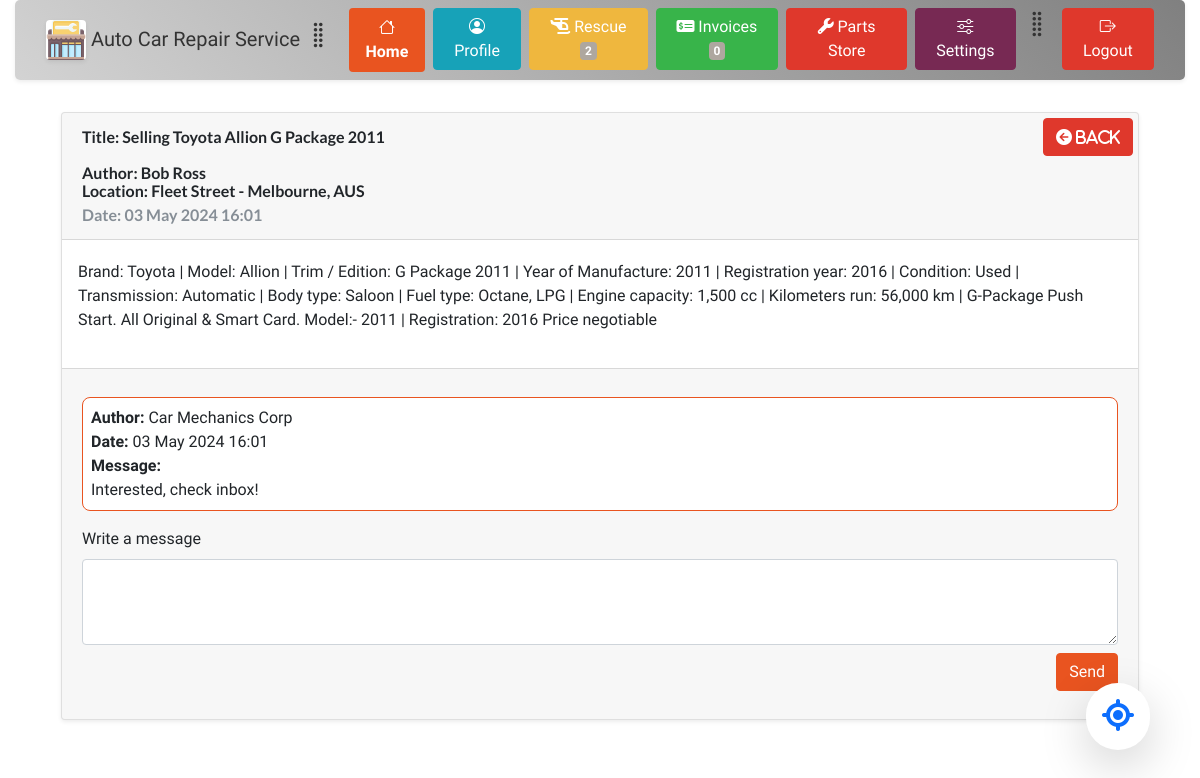
The page /dashboard/pages/post_replies.php?post_id=1 (signed in) on the database its author committed.
### tables this page shows
CREATE TABLE post_issues (
                            id int PRIMARY KEY AUTO_INCREMENT,   
                            user_id char(12) NOT NULL,
                            post_title LONGTEXT NOT NULL,
                            post_content LONGTEXT,
                            city_id int,
                            address varchar(255),
                            date_time TIMESTAMP NULL DEFAULT CURRENT_TIMESTAMP,
                             
                            CONSTRAINT post_user FOREIGN KEY (user_id) REFERENCES user_accounts(id),
                            CONSTRAINT post_city FOREIGN KEY (city_id) REFERENCES cities(id)
);

CREATE TABLE cities (
                        id int PRIMARY KEY AUTO_INCREMENT,
                        name varchar(35) NOT NULL,
                        country_code char(3) NOT NULL,
                        district varchar(20) NOT NULL,
                        CONSTRAINT cities_country_code FOREIGN KEY (country_code) REFERENCES countries(code)
);

CREATE TABLE post_answers (
                             id int PRIMARY KEY AUTO_INCREMENT,  
                             post_id int NOT NULL,
                             user_id char(12) NOT NULL,
                             content LONGTEXT,
                             datetime TIMESTAMP DEFAULT CURRENT_TIMESTAMP,
                             CONSTRAINT answer_post FOREIGN KEY (post_id) REFERENCES post_issues(id),
                             CONSTRAINT answer_user FOREIGN KEY (user_id) REFERENCES user_accounts(id)
);

### site_variables.php (called while the page is built, shortened)
<?php
(require_once (ROOT_DIR . DIRECTORY_SEPARATOR . 'database' . DIRECTORY_SEPARATOR . 'connection.php')) or die("Connection related file not found");
function b5_theme_link() : string {
    return  relativePath(ROOT_DIR . DIRECTORY_SEPARATOR . "precompiled" . DIRECTORY_SEPARATOR . $GLOBALS['USER_THEME'] . DIRECTORY_SEPARATOR . "bootstrap-color.min.css");
}
function relativePath($absolutePath, $separator = DIRECTORY_SEPARATOR) : string {
    if($absolutePath === ROOT_DIR) return '';
    $path = explode($separator, $absolutePath);
    $uri = explode('/', $_SERVER['REQUEST_URI']);
    $root = explode($separator, ROOT_DIR);
    $fileName = null;
    array_splice($path, 0, 1);
    array_splice($uri, 0, 1);
    array_splice($root, 0, 1);
	$temp = $uri[count($uri) - 1];
	$temp = explode('.', $temp);
	if(count($temp) > 0)  {
		array_pop($uri);
	}
    while(count($path) > 0 && end($path) == '') {
        array_pop($path);
    }
    if(is_file($absolutePath)) {
        $fileName = end($path);
        array_pop($path);
    }
    for($i = 0; $i < count($path) && $i < count($root); $i++) {
        if($root[$i] !== $path[$i]) {
            $index = $i;
            break;
        }
    }
    array_splice($path, 0, $i - 1);
    $index = -1;
    for($i = 0; $i < count($path); $i++) {
        if($uri[0] === $path[$i]) {
            $index = $i;
            break;
        }
    }
    if($index > 0) {
        array_splice($path, 0, $i);
    }
	$index = -1;
    for($i = 0; $i < count($uri); $i++) {
        if($uri[$i] === $path[0]) {
            $index = $i;
            break;
        }
    }
    if(implode($separator, $path) === implode($separator, $uri)) return '';
    $index = -1;
    for($i = 0; $i < count($path) && $i < count($uri); $i++) {
        if($uri[$i] === $path[$i]) {
            $index = $i;
        }
        else break;
    }
    if($index >= 0) {
        array_splice($path, 0, $i);
        array_splice($uri, 0, $i);
    }
    $out = '';
    for($i = 0; $i < count($uri); $i++) {
        $out .= ('..' . $separator);
    }
    $out .= implode($separator, $path);
    if(!str_ends_with($out, $separator) && !empty($out)) $out .= $separator;
    if(!empty($fileName)) $out .= $fileName;
    return str_replace('\\', '/', $out);
}
function relativePathSystem(string $path) : ?string {
    $out = relativePath($path);
    return $out;
}

### database/connection.php (called while the page is built, shortened)
<?php
	class connection {
        function connect() : void {
			$str = 'mysql:host='.CONN_INFO['HOST'].';dbname='.CONN_INFO['DBNAME'].';charset=utf8mb4;';
			$opts = [PDO::ATTR_ERRMODE => PDO::ERRMODE_EXCEPTION, PDO::ATTR_DEFAULT_FETCH_MODE => PDO::FETCH_BOTH];
			try {
				$this->pdo = new PDO($str, CONN_INFO['USERNAME'], CONN_INFO['PASSWORD'], $opts);
			}
			catch (PDOException $e) {
				throw new PDOException($e->getMessage(), $e->getCode());
			}
		}
        function getSinglePost(int $post_id) : ?array {
            $sql = 'SELECT A.id as post_id, A.user_id AS user_id, A.post_title AS title, A.post_content AS content, A.address AS address, B.name AS city, B.country_code AS country_code, A.date_time AS date FROM post_issues AS A JOIN cities AS B ON A.city_id = B.id WHERE A.id = ? LIMIT 1';
            $this->pdo->setAttribute(PDO::ATTR_DEFAULT_FETCH_MODE, PDO::FETCH_ASSOC);
            $stmt = $this->pdo->prepare($sql);
            $res = $stmt->execute([$post_id]);
            $arr = $stmt->fetchAll();
            foreach ($arr as $key => $row) {
                $author = $this->getUserNameTitle($row['user_id']);
                $arr[$key]['author'] = $author;
            }
            return reset($arr);
        }
        function getUserNameTitle(string $user_id) : ?string {
            $sql = 'SELECT customer_id, business_id FROM user_accounts WHERE id = ? LIMIT 1';
            $this->pdo->setAttribute(PDO::ATTR_DEFAULT_FETCH_MODE, PDO::FETCH_NUM);
            $stmt = $this->pdo->prepare($sql);
            $stmt->execute([$user_id]);
            $row = $stmt->fetch();
            if(is_null($row[1])) {
                $sql = 'SELECT name, lastname FROM customers_info WHERE id = ? LIMIT 1';
                $stmt = $this->pdo->prepare($sql);
                $stmt->execute([$row[0]]);
                $res = $stmt->fetch();
                return $res[0] . " " . $res[1];
            }
            else {
                $sql = 'SELECT company_name FROM businesses_info WHERE id = ? LIMIT 1';
                $stmt = $this->pdo->prepare($sql);
                $stmt->execute([$row[1]]);
                $arr = $stmt->fetch();
                return reset($arr);
            }
        }
        function getPostReplies(int $post_id) : ?array{
            $sql = 'SELECT id, post_id, user_id, content, datetime AS date FROM post_answers WHERE post_id = ?';
            $this->pdo->setAttribute(PDO::ATTR_DEFAULT_FETCH_MODE, PDO::FETCH_ASSOC);
            $stmt = $this->pdo->prepare($sql);
            if(!$stmt->execute([$post_id])) {
                return null;
            }
            $arr = $stmt->fetchAll();
            foreach ($arr as $key => $row) {
                $author = $this->getUserNameTitle($row['user_id']);
                $arr[$key]['author'] = $author;
            }
            return $arr;
        }
		private ?PDO $pdo = null;
	}

### dashboard/pages/post_replies.php (the view, shortened to what this page needs)
<?php
if(!isset($GLOBALS['WEBSITE_VARS'])) {
    (require_once (ROOT_DIR . DIRECTORY_SEPARATOR . 'site_variables.php')) or die("Variables file not found");
}
$post_id = $_GET['post_id'];
if(empty($post_id)) {
    $errorMsg = "Content not found!";
    exit("Page not found!");
}
else {
    $social_posts_array = CONNECTION->getSinglePost($post_id);
}
?>
<!DOCTYPE html>
<html>
<head>
    <link href="https://cdn.jsdelivr.net/npm/bootstrap@5.3.3/dist/css/bootstrap.min.css" rel="stylesheet">
    <link rel="stylesheet" href="https://cdn.jsdelivr.net/npm/bootstrap-icons@1.3.0/font/bootstrap-icons.css">
    <link rel="stylesheet" href="https://cdnjs.cloudflare.com/ajax/libs/font-awesome/6.5.2/css/all.min.css" />
    <link rel="stylesheet" href="<?php echo b5_theme_link(); ?>">
    <link rel="stylesheet" href="../styles.css">
</head>
<body>
<?php
(include_once ('menu.php')) or die("Failed to load component");
echo '<div class="container">';
$date_time = new DateTime($social_posts_array['date']);
$home_url = relativePathSystem(ABSOLUTE_PATHS['DASHBOARD']);
echo <<< ENDL_
<div class="card shadow-sm m-3">
        <div class="card-header lato-bold">
            <div style="position: absolute; top: 5px; right: 5px">
                <a class="btn btn-danger" href="$home_url"><i class="fa-solid fa-circle-arrow-left"> Back</i></a>
            </div>
            <p class="card-title mt-0">Title: {$social_posts_array['title']}</p>
            <p class="card-subtitle mt-0">Author: {$social_posts_array['author']}</p>
            <p class="card-subtitle">Location: {$social_posts_array['address']} - {$social_posts_array['city']}, {$social_posts_array['country_code']}</p>
            <p class="card-subtitle text-muted m-0">Date: {$date_time->format("d M Y H:i")}</p>
        </div>
        <div class="card-body px-3">
            <p>
                {$social_posts_array['content']}
            </p>
        </div>
        <div class="card-footer">
ENDL_;
        $replies_array = CONNECTION->getPostReplies($post_id);
        foreach($replies_array as $reply) {
            $date_time = new DateTime($reply['date']);
echo <<< ENDL_
            <div class="my-3 p-2 rounded-3 border border-primary bg-white">
                <div><strong>Author:</strong> {$reply['author']}</div>
                <div><strong>Date:</strong> {$date_time->format('d M Y H:i')}</div>
                <div><strong>Message:</strong><br>{$reply['content']}</div>
ENDL_;
            echo "</div> ";
        }
echo <<< ENDL_
            <div class="form-group">
                <form method="POST" name="messageForm">
                    <label for="messageField">Write a message</label>
                    <textarea name="messageField" class="form-control" rows="3" cols="50" required></textarea>
                    <div class="text-end">
                        <button name="submitMessageButton" class="btn btn-primary mt-2" type="submit">Send</button>
                    </div>
                </form>
            </div>
        </div>
    </div>
ENDL_;
?>
</div>
</body>
</html>

### dashboard/styles.css (style rules this page uses)
.lato-bold { font-family: "Lato", sans-serif; font-weight: 700; font-style: normal; }
body { background-image: url('https://images.pexels.com/photos/593172/pexels-photo-593172.jpeg'); background-size: cover; }

### rows shown on the page
post_issues: post_title "Selling Toyota Allion G Package 2011", address "Fleet Street", city.name "Melbourne", city.country_code "AUS", date_time "03 May 2024 16:01", post_content "Brand: Toyota | Model: Allion | Trim / Edition: G Package 2011 | Year of Manufacture: 2011 | Registration year: 2016 | Condition: Used | Transmission: Automatic | Body type: Saloon | Fuel type: Octane, LPG | Engine capacity: 1,500 cc | Kilometers run: 56,000 km | G-Package Push Start. All Original & Smart Card. Model:- 2011 | Registration: 2016 Price negotiable"
post_answers: author "Car Mechanics Corp", datetime "03 May 2024 16:01", content "Interested, check inbox!"

### other values the page prints
CONNECTION->getUserIncidentsReportsCount($user_obj->id) "2"
CONNECTION->getUserInvoicesCount($user_obj->customer->id) "0"
$social_posts_array['author'] "Bob Ross"
